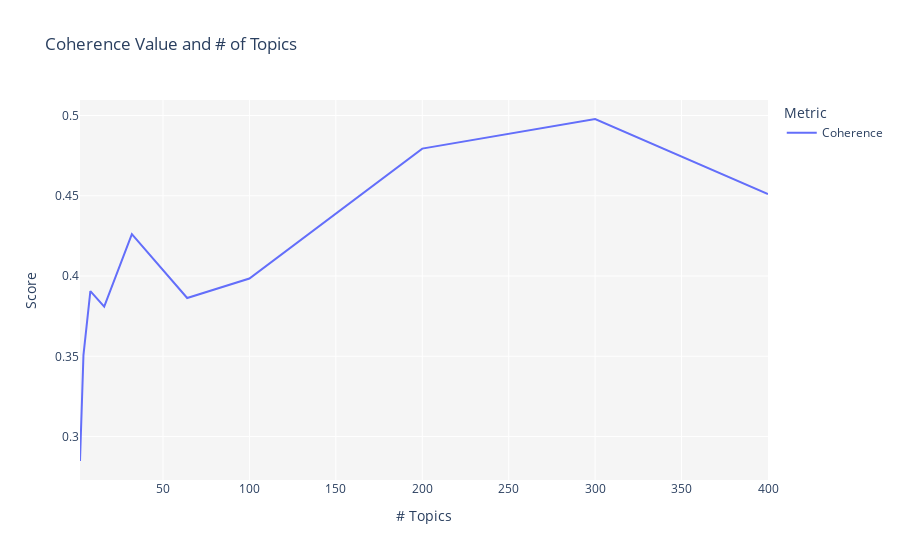

The notebook cell saved with this chart:
### Markdown cell above
## Metrics

[Topic Coherence](https://www.aclweb.org/anthology/D12-1087.pdf) scores a single topic by measuring the degree of semantic similarity between high scoring words in the topic. 

These measurements help distinguish between topics that are *semantically interpretable*, and topics that are artifacts of statistical inference. 

The `tune_model()` function iterates on a pre-defined grid with a different number of topics and creates a model for each parameter. Topic coherence is then evaluated for different models and are visually presented in a graph the has `Coherence Score` on y-axis as a function of `# Topics` on x-axis:

### Code cell
tuned_unsupervised = tune_model(model = 'lda', multi_core = True)

### Figure 1 — Plotly figure (JSON) as saved in the notebook; plotly's stock layout.template omitted (floating-point values rounded to 4 significant figures)
{"data": [{"hovertemplate": "Metric=Coherence<br># Topics=%{x}<br>Score=%{y}<extra></extra>", "legendgroup": "Coherence", "line": {"color": "#636efa", "dash": "solid", "shape": "linear"}, "mode": "lines", "name": "Coherence", "orientation": "v", "showlegend": true, "type": "scatter", "x": [2, 4, 8, 16, 32, 64, 100, 200, 300, 400], "xaxis": "x", "y": [0.2848, 0.3508, 0.3906, 0.3809, 0.4261, 0.3863, 0.3985, 0.4794, 0.4978, 0.4511], "yaxis": "y"}], "layout": {"legend": {"title": {"text": "Metric"}, "tracegroupgap": 0}, "plot_bgcolor": "rgb(245,245,245)", "title": {"text": "Coherence Value and # of Topics"}, "xaxis": {"anchor": "y", "domain": [0, 1], "title": {"text": "# Topics"}}, "yaxis": {"anchor": "x", "domain": [0, 1], "title": {"text": "Score"}}}}
